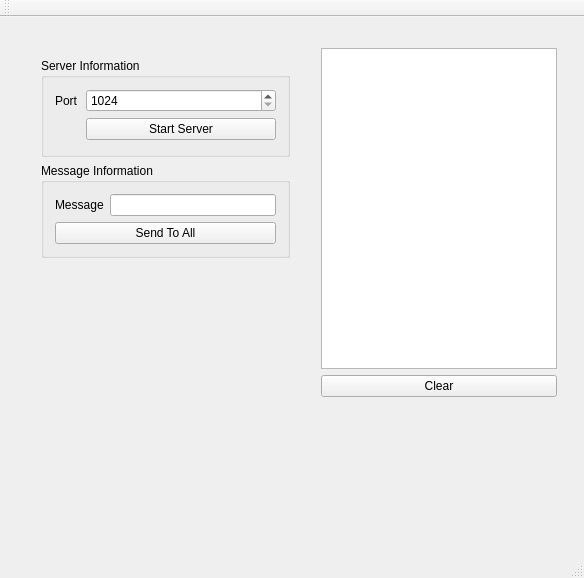
<?xml version="1.0" encoding="UTF-8"?>
<ui version="4.0">
 <class>ServerTCPClass</class>
 <widget class="QMainWindow" name="ServerTCPClass">
  <property name="geometry">
   <rect>
    <x>0</x>
    <y>0</y>
    <width>584</width>
    <height>578</height>
   </rect>
  </property>
  <property name="windowTitle">
   <string>ServerTCP</string>
  </property>
  <property name="styleSheet">
   <string notr="true">#lblConnectionStatus[state = &quot;0&quot;]{
	background-color: rgb(255, 0, 0);

}
#lblConnectionStatus[state = &quot;1&quot;]{
	background-color: rgb(85, 255, 127);

}</string>
  </property>
  <widget class="QWidget" name="centralWidget">
   <widget class="QWidget" name="layoutWidget">
    <property name="geometry">
     <rect>
      <x>310</x>
      <y>20</y>
      <width>258</width>
      <height>371</height>
     </rect>
    </property>
    <layout class="QVBoxLayout" name="verticalLayout">
     <item>
      <widget class="QListWidget" name="lstConsole"/>
     </item>
     <item>
      <widget class="QPushButton" name="btnClear">
       <property name="text">
        <string>Clear</string>
       </property>
      </widget>
     </item>
    </layout>
   </widget>
   <widget class="QWidget" name="">
    <property name="geometry">
     <rect>
      <x>30</x>
      <y>30</y>
      <width>271</width>
      <height>351</height>
     </rect>
    </property>
    <layout class="QVBoxLayout" name="verticalLayout_2">
     <item>
      <widget class="QGroupBox" name="groupBox">
       <property name="title">
        <string>Server Information</string>
       </property>
       <layout class="QFormLayout" name="formLayout">
        <item row="0" column="0">
         <widget class="QLabel" name="label">
          <property name="text">
           <string>Port</string>
          </property>
         </widget>
        </item>
        <item row="0" column="1">
         <widget class="QSpinBox" name="spnServerPort">
          <property name="minimum">
           <number>1024</number>
          </property>
          <property name="maximum">
           <number>65535</number>
          </property>
         </widget>
        </item>
        <item row="1" column="1">
         <widget class="QPushButton" name="btnStartServer">
          <property name="text">
           <string>Start Server</string>
          </property>
         </widget>
        </item>
        <item row="1" column="0">
         <widget class="QLabel" name="lblConnectionStatus">
          <property name="minimumSize">
           <size>
            <width>25</width>
            <height>25</height>
           </size>
          </property>
          <property name="maximumSize">
           <size>
            <width>25</width>
            <height>25</height>
           </size>
          </property>
          <property name="text">
           <string/>
          </property>
          <property name="state" stdset="0">
           <string/>
          </property>
         </widget>
        </item>
       </layout>
      </widget>
     </item>
     <item>
      <widget class="QGroupBox" name="groupBox_2">
       <property name="title">
        <string>Message Information</string>
       </property>
       <layout class="QFormLayout" name="formLayout_2">
        <item row="0" column="0">
         <widget class="QLabel" name="label_2">
          <property name="text">
           <string>Message</string>
          </property>
         </widget>
        </item>
        <item row="0" column="1">
         <widget class="QLineEdit" name="lnMessage"/>
        </item>
        <item row="1" column="0" colspan="2">
         <widget class="QPushButton" name="btnSendToAll">
          <property name="text">
           <string>Send To All</string>
          </property>
         </widget>
        </item>
       </layout>
      </widget>
     </item>
     <item>
      <spacer name="verticalSpacer">
       <property name="orientation">
        <enum>Qt::Vertical</enum>
       </property>
       <property name="sizeHint" stdset="0">
        <size>
         <width>20</width>
         <height>40</height>
        </size>
       </property>
      </spacer>
     </item>
    </layout>
   </widget>
  </widget>
  <widget class="QMenuBar" name="menuBar">
   <property name="geometry">
    <rect>
     <x>0</x>
     <y>0</y>
     <width>584</width>
     <height>22</height>
    </rect>
   </property>
  </widget>
  <widget class="QToolBar" name="mainToolBar">
   <attribute name="toolBarArea">
    <enum>TopToolBarArea</enum>
   </attribute>
   <attribute name="toolBarBreak">
    <bool>false</bool>
   </attribute>
  </widget>
  <widget class="QStatusBar" name="statusBar"/>
 </widget>
 <layoutdefault spacing="6" margin="11"/>
 <resources>
  <include location="ServerTCP.qrc"/>
 </resources>
 <connections/>
</ui>
